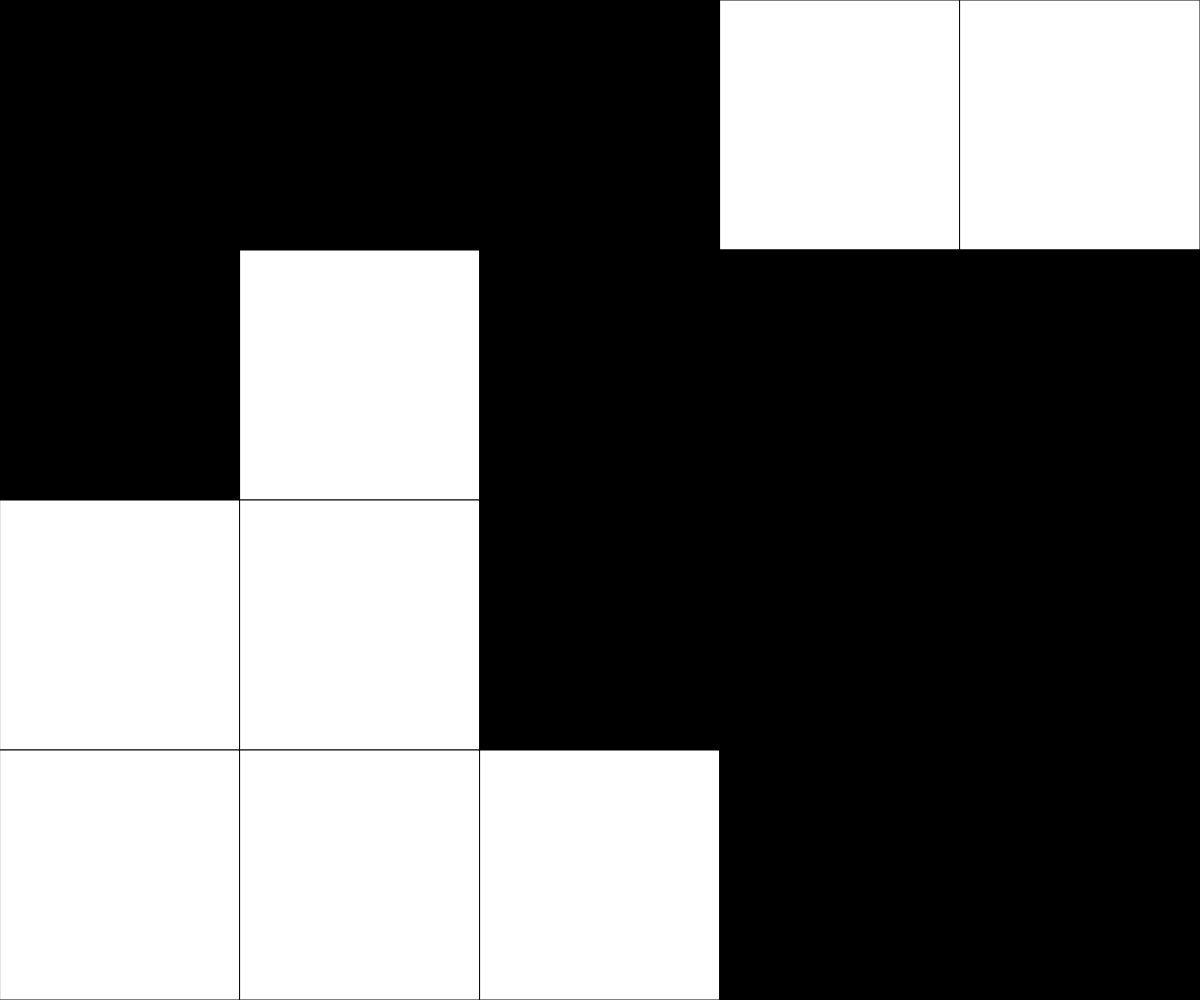
Frame 1 (no input)
Frame 2 (the mouse pressed at the canvas centre, redrawn once): identical to frame 1, image omitted

The p5.js sketch that drew this single still picture (run headless with seeded random() and noise() and a simulated clock; the mouse was pressed at the canvas centre and the sketch redrawn once):

// p5.js sketch
// ── sketch.js
// Grid Demo
const NUM_ROWS = 4;
const NUM_COLS = 5;
let rectWidth, rectHeight;
let currentRow,currentCol;
let gridData = [[0,0,0,255,0],
                [255,0,255,0,255],
                [0,255,0,0,0],
                [0,0,255,0,255]];
let randomFill;
let randomGrid=[];
let randomFillValue;
function setup() {
  createCanvas(windowWidth, windowHeight);
  rectWidth = width / NUM_COLS;
  rectHeight = height / NUM_ROWS;
  noLoop();
}
function randomizedGrid(){
  for (let y = 0; y < NUM_ROWS; y++){
    randomGrid.push([]);
    
    for (let x = 0; x < NUM_COLS; x++){
      randomFill=int(random(0,2));
      if (randomFill===1){
        randomFillValue=0;
      }
      else{
        randomFillValue=255;
      }
      randomGrid[y].push(randomFillValue);
      randomFill=int(random(0,2));
    }
  }
  print(randomGrid);
}
function draw() {
  background(220);
  randomizedGrid();
  determineRect();
  drawGrid();
  //determineRect();
}



function drawGrid(){
  // Render a Grid of Squares - fill color set 
  // According to data stored in 2D array.
  for (let y = 0; y < NUM_ROWS; y++){
    randomFill=random(0,1);
    for (let x = 0; x < NUM_COLS; x++){
      randomFill=random(0,1);
      if (randomFill===1){
        fill(0);
      }
      else{
        fill(255);
      }
      fill(randomGrid[y][x]);
      rect(x*rectWidth,y*rectHeight,rectWidth,rectHeight);
    }
  }
}
function determineRect(){
  currentRow=int(mouseY/rectHeight);
  currentCol=int(mouseX/rectWidth);
  //print(currentRow,currentCol);
}
function mousePressed(){
  flip(currentCol,currentRow);
  // flip(currentCol-1,currentRow);
  // flip(currentCol+1,currentRow);
  // flip(currentCol,currentRow-1);
  // flip(currentCol,currentRow+1);
}
function flip(col,row){
  if (col>=0 && col<NUM_COLS && row>=0 && row<NUM_ROWS ){
  if (randomGrid[row][col]===0){ //gridData[row][col]===0
    randomFill=255;
  }
  else{
    randomFill=0;
  }
  }
}
